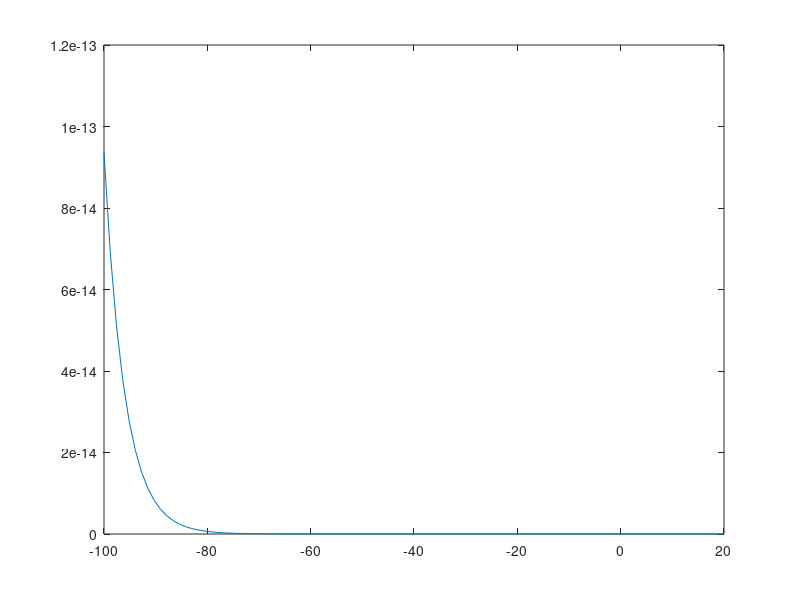

Source code (MATLAB):

%cost =  q1_road * exp(q2_road * (-6 - Xi(2)));
close all;
x= linspace(-100,20,100);
q1_road=1;
q2_road= linspace(10,20,100);
 cost1 =  q1_road .* exp(q2_road .* (-3 - 6));
 cost2 = cost1+ q1_road .* exp(q2_road .* (-6 - (-3)));
 plot(x,cost2)
%  hold on
%   plot(q2_road,cost2)



